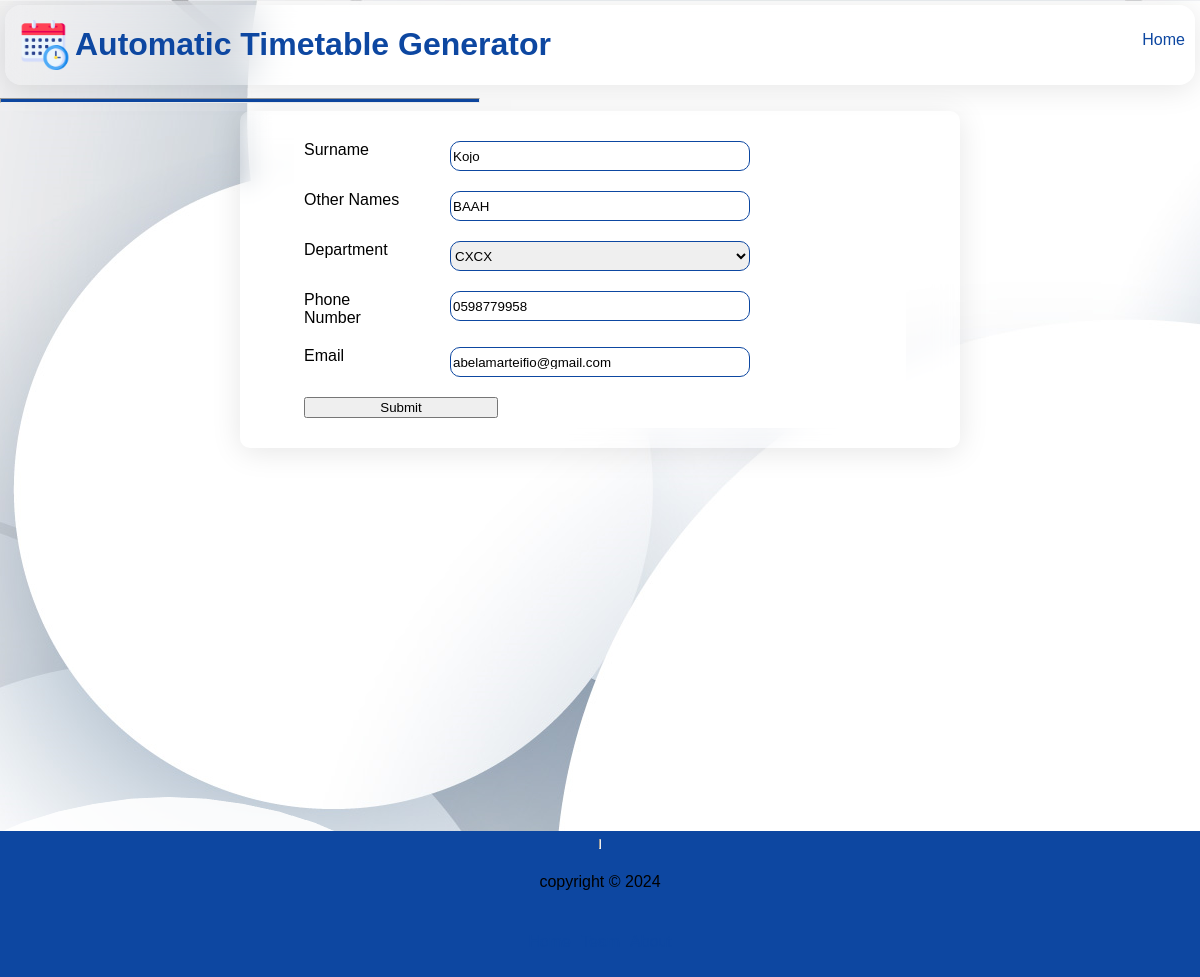
Screenshot of /msanchez@gmail.com/modifylecturer/146 with the database file from the repository.
### webversion/models.py (models this page shows, shortened)
class Lecturer(models.Model):
    surname = models.CharField(max_length=255, null=True)
    other_names = models.CharField(max_length=255, null=True)
    department = models.ForeignKey("Department", on_delete=models.CASCADE, related_name="department")
    creator = models.ForeignKey(UserAccount, on_delete=models.CASCADE, related_name="lecturer_creator", null=True)
    email = models.EmailField(null=True)
    telephone = models.CharField(max_length=15, null=True)
    time_preference = models.PositiveSmallIntegerField(null=True)

class Department(models.Model):
    name = models.CharField(max_length=255, null=True)
    code = models.CharField(max_length=50, null=True)
    college_main = models.ForeignKey("College", on_delete=models.CASCADE, related_name="department_college", null=True)
    college = models.CharField(max_length=255, null=True)
    max_yg = models.PositiveSmallIntegerField(default=4, null=True)
    creator = models.ForeignKey(UserAccount, on_delete=models.CASCADE, related_name="department_creator", null=True)
    limited = models.BooleanField(null=True)

### webversion/views.py (the view)
# urls.py: path("<str:email>/modifylecturer/<int:lecturer_id>", views.modifyLecturerPage, name="modifylecturer"),
def modifyLecturerPage(request,email, lecturer_id):
    currentlect = Lecturer.objects.get(id=lecturer_id)
    department = Department.objects.get(id=currentlect.department_id)
    departments = Department.objects.all()
    template = loader.get_template("modifylect.html")
    if request.method == "POST":
        dictionary = request.POST
        modifylecturer(lecturer_id=lecturer_id, dictionary=dictionary)
        return HttpResponseRedirect(reverse('alllecturers', args=(email,)))
    context = {
        "currentlect":currentlect, "departments":departments, "department":department
    }
    return HttpResponse(template.render(context, request))

### webversion/Templates/modifylect.html (shortened to what this page needs)
{% extends 'main.html' %}
{% block content %}
<div class="createlecturer">
    <form method="post">
        <div>
            <label for="surname">surname</label>
            <input type="text" value="{{currentlect.surname}}" name="surname" id="surname" required>
        </div>
        <div>
            <label for="other_names">other names</label>
            <input type="text" value="{{currentlect.other_names}}" name="other_names" id="other_names">
        </div>
        <div>
            <label for="department">department</label>
            <select name="department" id="department">
                <option value="{{ currentlect.department_id }}">{{ department.name }}</option>
            </select>
        </div>
        <div>
            <label for="telephone">Phone Number</label>
            <input type="text" name="telephone" value="{{currentlect.telephone}}" id="telephone">
        </div>
        <div>
            <label for="email">email</label>
            <input type="email" value="{{currentlect.email}}" name="email" id="email">
        </div>
        <div>
            <button type="submit" id="modifylectbtn" value="submit">Submit</button>
        </div>
    </form>
</div>
{% endblock %}

### webversion/static/style.css (style rules this page uses)
* { box-sizing: border-box; font-family: Arial; max-width: 100%; text-decoration: none; list-style: none; }
body { display: flex; flex-direction: column; margin: 0; background-image: url('circles.png'); background-attachment: fixed; background-repeat: no-repeat; }
.create-account, .createlecturer, .createDepartment, .createcourse, #edit-location { width: 60%; margin: auto; background: rgba(0, 12, 255, 0); border-radius: 16px; box-shadow: 0 4px 30px rgba(0, 0, 0, 0.1); backdrop-filter: blur(11.6px); -webkit-backdrop-filter: blur(11.6px); border-radius: 10px; padding: 20px; }
.create-account div, .createlecturer div, .createDepartment div,.createcourse div { padding: 10px; width: 90%; margin: auto; display: grid; grid-template-columns: repeat(3, 1fr); justify-content: space-evenly; align-items: flex-start; background: #fff; backdrop-filter: blur(11.6px); column-gap: 5px; -webkit-backdrop-filter: blur(11.6px); animation-name: rotateMenu; animation-duration: 2s; animation-iteration-count: 1; }
.create-account input, .createcourse input,.createcourse select, .createlecturer input, .createlecturer select, .createDepartment input,.createDepartment select { height: 30px; width: 300px; border-radius: 10px; border: #0d47a1 solid 1px; }
.createcourse label, .createlecturer label,.createDepartment label { width: 75%; }

### rows the page displays
Lecturer: surname "Kojo", other_names "BAAH", telephone "0598779958", email "abelamarteifio@gmail.com"
Department: department "CXCX"
